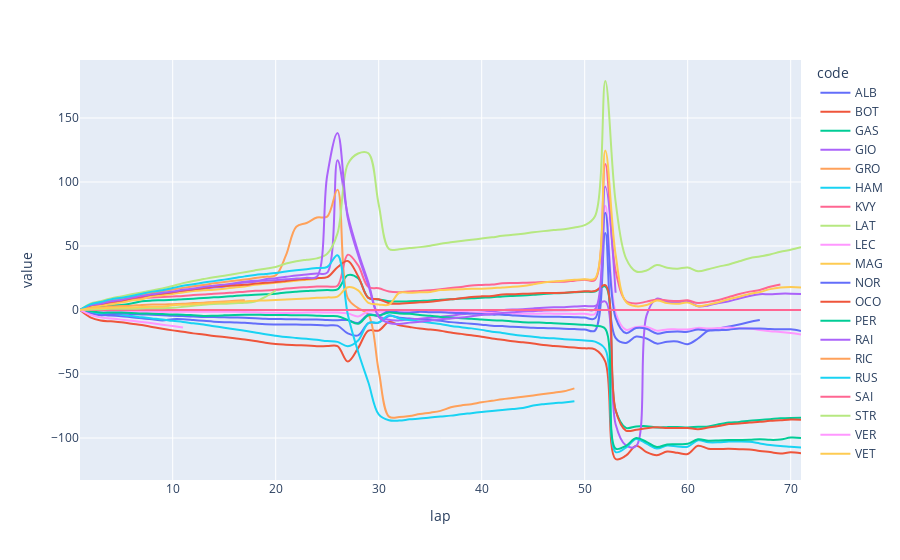

Notebook code for this chart:
### Code cell
fig_c = px.line(sai_delt_long, x = "lap", y = "value", color = "code", line_shape="spline", render_mode="svg")
fig_c.show()

### Figure 1 — Plotly figure (JSON) as saved in the notebook; plotly's stock layout.template omitted (floating-point values rounded to 4 significant figures)
{"data": [{"hovertemplate": "code=ALB<br>lap=%{x}<br>value=%{y}<extra></extra>", "legendgroup": "ALB", "line": {"color": "#636efa", "dash": "solid", "shape": "spline"}, "mode": "lines", "name": "ALB", "orientation": "v", "showlegend": true, "type": "scatter", "x": [1, 2, 3, 4, 5, 6, 7, 8, 9, 10, 11, 12, 13, 14, 15, 16, 17, 18, 19, 20, 21, 22, 23, 24, 25, 26, 27, 28, 29, 30, 31, 32, 33, 34, 35, 36, 37, 38, 39, 40, 41, 42, 43, 44, 45, 46, 47, 48, 49, 50, 51, 52, 53, 54, 55, 56, 57, 58, 59, 60, 61, 62, 63, 64, 65, 66, 67, 68, 69, 70, 71], "xaxis": "x", "y": [0, -2.064, -3.66, -4.324, -4.787, -5.692, -6.509, -7.264, -8.266, -7.16, -7.183, -7.787, -8.453, -9.093, -9.504, -9.718, -10.01, -10.6, -11.12, -11.29, -11.35, -11.35, -11.51, -11.64, -12.03, -12.25, -18.28, -19.78, -10.29, -9.848, -4.649, -6.053, -6.709, -7.156, -7.773, -8.483, -9.465, -10.12, -10.75, -11.45, -12.24, -12.57, -13.14, -13.47, -13.88, -14.14, -14.27, -14.62, -14.91, -15.3, -16.1, 60.18, -21.8, -25.69, -20.73, -22.3, -26.23, -24.76, -24.59, -26.7, -22.27, -16.02, -14.43, -12.79, -11.37, -9.291, -7.771, null, null, null, null], "yaxis": "y"}, {"hovertemplate": "code=BOT<br>lap=%{x}<br>value=%{y}<extra></extra>", "legendgroup": "BOT", "line": {"color": "#EF553B", "dash": "solid", "shape": "spline"}, "mode": "lines", "name": "BOT", "orientation": "v", "showlegend": true, "type": "scatter", "x": [1, 2, 3, 4, 5, 6, 7, 8, 9, 10, 11, 12, 13, 14, 15, 16, 17, 18, 19, 20, 21, 22, 23, 24, 25, 26, 27, 28, 29, 30, 31, 32, 33, 34, 35, 36, 37, 38, 39, 40, 41, 42, 43, 44, 45, 46, 47, 48, 49, 50, 51, 52, 53, 54, 55, 56, 57, 58, 59, 60, 61, 62, 63, 64, 65, 66, 67, 68, 69, 70, 71], "xaxis": "x", "y": [0, -5.714, -8.231, -8.876, -9.6, -10.76, -11.71, -13.23, -14.69, -15.91, -16.97, -18.26, -19.16, -20.22, -21.09, -22.12, -23.08, -24.26, -25.64, -26.63, -27.13, -27.54, -27.74, -28.26, -28.17, -28.16, -40.28, -29.81, -16.12, -16.08, -9.276, -11.99, -13.28, -14.48, -15.28, -16.17, -17.6, -18.65, -19.78, -20.9, -22.23, -23.19, -24.38, -25.24, -26.16, -27.3, -28.06, -28.73, -29.38, -29.93, -30.81, -40.39, -116.4, -113.8, -106.0, -111.0, -113.5, -110.5, -111.5, -112.5, -106.0, -108.3, -108.5, -108.4, -108.8, -109.0, -110.1, -111.0, -112.1, -111.2, -112.0], "yaxis": "y"}, {"hovertemplate": "code=GAS<br>lap=%{x}<br>value=%{y}<extra></extra>", "legendgroup": "GAS", "line": {"color": "#00cc96", "dash": "solid", "shape": "spline"}, "mode": "lines", "name": "GAS", "orientation": "v", "showlegend": true, "type": "scatter", "x": [1, 2, 3, 4, 5, 6, 7, 8, 9, 10, 11, 12, 13, 14, 15, 16, 17, 18, 19, 20, 21, 22, 23, 24, 25, 26, 27, 28, 29, 30, 31, 32, 33, 34, 35, 36, 37, 38, 39, 40, 41, 42, 43, 44, 45, 46, 47, 48, 49, 50, 51, 52, 53, 54, 55, 56, 57, 58, 59, 60, 61, 62, 63, 64, 65, 66, 67, 68, 69, 70, 71], "xaxis": "x", "y": [0, 1.938, 2.392, 3.46, 3.869, 5.063, 6.749, 7.359, 7.62, 7.951, 8.464, 8.852, 9.372, 9.877, 10.28, 10.93, 11.51, 11.86, 12.27, 12.73, 13.66, 14.29, 14.78, 15.31, 15.57, 16.04, 27.22, 24.74, 9.495, 8.271, 6.927, 6.572, 6.834, 7.115, 7.423, 8.047, 8.331, 8.949, 9.16, 9.572, 9.933, 10.64, 10.99, 11.26, 11.83, 12.57, 13, 13.36, 13.87, 14.26, 14.4, 18.39, -78.35, -92.02, -90.91, -90.71, -91.81, -91.49, -91.38, -91.75, -91.23, -91.09, -89.3, -87.93, -87.4, -86.49, -85.88, -85.28, -84.63, -84.3, -84.21], "yaxis": "y"}, {"hovertemplate": "code=GIO<br>lap=%{x}<br>value=%{y}<extra></extra>", "legendgroup": "GIO", "line": {"color": "#ab63fa", "dash": "solid", "shape": "spline"}, "mode": "lines", "name": "GIO", "orientation": "v", "showlegend": true, "type": "scatter", "x": [1, 2, 3, 4, 5, 6, 7, 8, 9, 10, 11, 12, 13, 14, 15, 16, 17, 18, 19, 20, 21, 22, 23, 24, 25, 26, 27, 28, 29, 30, 31, 32, 33, 34, 35, 36, 37, 38, 39, 40, 41, 42, 43, 44, 45, 46, 47, 48, 49, 50, 51, 52, 53, 54, 55, 56, 57, 58, 59, 60, 61, 62, 63, 64, 65, 66, 67, 68, 69, 70, 71], "xaxis": "x", "y": [0, 2.845, 3.846, 5.236, 6.402, 7.933, 10.07, 11.34, 12.27, 13.28, 14.42, 15.58, 16.48, 17.57, 18.14, 20.36, 21.39, 22.08, 24.09, 24.87, 25.89, 26.95, 27.77, 28.54, 29.19, 117.0, 74.02, 45.56, 21.41, -4.283, -7.664, -8.092, -7.328, -6.894, -6.141, -5.169, -4.442, -3.363, -2.578, -1.894, -1.033, -0.146, 0.336, 0.661, 1.248, 1.768, 2.073, 2.195, 2.703, 3.101, 3.101, 6.652, -89.23, -105.8, -106.2, -4.424, 8.888, 6.43, 5.94, 6.762, 2.898, 3.559, 5.516, 6.777, 9.029, 10.99, 12.37, 12.35, 12.78, 12.79, 12.56], "yaxis": "y"}, {"hovertemplate": "code=GRO<br>lap=%{x}<br>value=%{y}<extra></extra>", "legendgroup": "GRO", "line": {"color": "#FFA15A", "dash": "solid", "shape": "spline"}, "mode": "lines", "name": "GRO", "orientation": "v", "showlegend": true, "type": "scatter", "x": [1, 2, 3, 4, 5, 6, 7, 8, 9, 10, 11, 12, 13, 14, 15, 16, 17, 18, 19, 20, 21, 22, 23, 24, 25, 26, 27, 28, 29, 30, 31, 32, 33, 34, 35, 36, 37, 38, 39, 40, 41, 42, 43, 44, 45, 46, 47, 48, 49, 50, 51, 52, 53, 54, 55, 56, 57, 58, 59, 60, 61, 62, 63, 64, 65, 66, 67, 68, 69, 70, 71], "xaxis": "x", "y": [0, 4.197, 5.773, 7.713, 8.973, 10.48, 12.01, 13.35, 14.71, 15.97, 17.29, 18.48, 19.55, 20.86, 21.88, 22.93, 23.78, 24.93, 26.02, 27.01, 42.87, 65.06, 67.94, 72.2, 72.95, 94.03, 9.227, 1.47, -3.548, -47.42, -83.28, -83.66, -82.77, -81.23, -80.17, -78.77, -76.03, -74.59, -73.56, -72.04, -70.94, -69.7, -68.82, -67.84, -66.72, -65.62, -64.61, -63.44, -61.19, null, null, null, null, null, null, null, null, null, null, null, null, null, null, null, null, null, null, null, null, null, null], "yaxis": "y"}, {"hovertemplate": "code=HAM<br>lap=%{x}<br>value=%{y}<extra></extra>", "legendgroup": "HAM", "line": {"color": "#19d3f3", "dash": "solid", "shape": "spline"}, "mode": "lines", "name": "HAM", "orientation": "v", "showlegend": true, "type": "scatter", "x": [1, 2, 3, 4, 5, 6, 7, 8, 9, 10, 11, 12, 13, 14, 15, 16, 17, 18, 19, 20, 21, 22, 23, 24, 25, 26, 27, 28, 29, 30, 31, 32, 33, 34, 35, 36, 37, 38, 39, 40, 41, 42, 43, 44, 45, 46, 47, 48, 49, 50, 51, 52, 53, 54, 55, 56, 57, 58, 59, 60, 61, 62, 63, 64, 65, 66, 67, 68, 69, 70, 71], "xaxis": "x", "y": [0, -1.541, -2.949, -2.83, -3.806, -4.662, -5.71, -6.572, -7.427, -8.451, -9.286, -10.41, -11.37, -12.64, -13.83, -14.96, -16.2, -17.56, -18.92, -20.04, -21.05, -21.81, -22.54, -23.31, -24.29, -24.92, -28.27, -23.82, -10.18, -9.746, -4.161, -6.584, -7.855, -8.889, -9.951, -10.89, -12.41, -13.41, -14.35, -15.52, -16.92, -17.88, -19.22, -20.18, -20.82, -21.73, -22.14, -22.77, -23.32, -23.84, -24.67, -30.64, -111.0, -107.6, -100.8, -104.4, -108.2, -105.8, -106.5, -106.8, -101.8, -103.3, -103.3, -102.7, -102.7, -103.0, -104.2, -105.4, -106.2, -106.8, -107.4], "yaxis": "y"}, {"hovertemplate": "code=KVY<br>lap=%{x}<br>value=%{y}<extra></extra>", "legendgroup": "KVY", "line": {"color": "#FF6692", "dash": "solid", "shape": "spline"}, "mode": "lines", "name": "KVY", "orientation": "v", "showlegend": true, "type": "scatter", "x": [1, 2, 3, 4, 5, 6, 7, 8, 9, 10, 11, 12, 13, 14, 15, 16, 17, 18, 19, 20, 21, 22, 23, 24, 25, 26, 27, 28, 29, 30, 31, 32, 33, 34, 35, 36, 37, 38, 39, 40, 41, 42, 43, 44, 45, 46, 47, 48, 49, 50, 51, 52, 53, 54, 55, 56, 57, 58, 59, 60, 61, 62, 63, 64, 65, 66, 67, 68, 69, 70, 71], "xaxis": "x", "y": [0, 3.192, 4.361, 5.844, 6.855, 8.633, 9.288, 9.687, 10.17, 10.59, 10.94, 11.64, 12.18, 12.75, 13.09, 13.77, 14.22, 15.0, 15.21, 15.8, 16.71, 17.39, 17.86, 18.32, 18.43, 18.94, 43.22, 34.93, 17.94, 16.94, 14.41, 13.95, 14.4, 14.81, 15.39, 16.29, 17.26, 18.05, 19.14, 19.54, 19.85, 20.83, 21.11, 21.25, 21.39, 21.84, 21.95, 22.15, 22.92, 23.61, 23.51, 114.0, 30.66, 7.126, 5.152, 6.532, 8.106, 7.441, 6.996, 7.532, 5.441, 6.342, 7.876, 10.14, 12.43, 14.36, 15.64, 18.2, 19.95, null, null], "yaxis": "y"}, {"hovertemplate": "code=LAT<br>lap=%{x}<br>value=%{y}<extra></extra>", "legendgroup": "LAT", "line": {"color": "#B6E880", "dash": "solid", "shape": "spline"}, "mode": "lines", "name": "LAT", "orientation": "v", "showlegend": true, "type": "scatter", "x": [1, 2, 3, 4, 5, 6, 7, 8, 9, 10, 11, 12, 13, 14, 15, 16, 17, 18, 19, 20, 21, 22, 23, 24, 25, 26, 27, 28, 29, 30, 31, 32, 33, 34, 35, 36, 37, 38, 39, 40, 41, 42, 43, 44, 45, 46, 47, 48, 49, 50, 51, 52, 53, 54, 55, 56, 57, 58, 59, 60, 61, 62, 63, 64, 65, 66, 67, 68, 69, 70, 71], "xaxis": "x", "y": [0, 5.032, 6.935, 9.046, 10.63, 12.23, 13.7, 15.24, 16.79, 18.79, 21.0, 22.72, 24.16, 25.57, 26.83, 28.17, 29.54, 30.98, 32.29, 33.65, 36.35, 38.06, 39.25, 40.33, 43.96, 59.88, 114.0, 122.3, 122.4, 82.44, 47.65, 47.48, 48.36, 49.12, 50.24, 51.75, 52.88, 53.97, 54.91, 55.78, 56.76, 57.93, 58.73, 59.63, 60.7, 61.62, 62.44, 63.17, 64.5, 66.29, 73.22, 178.9, 84.62, 40.56, 30.08, 30.9, 35.14, 33.07, 32.32, 33.25, 30.23, 31.79, 33.91, 35.59, 38.03, 40.49, 41.86, 43.34, 45.53, 46.99, 48.98], "yaxis": "y"}, {"hovertemplate": "code=LEC<br>lap=%{x}<br>value=%{y}<extra></extra>", "legendgroup": "LEC", "line": {"color": "#FF97FF", "dash": "solid", "shape": "spline"}, "mode": "lines", "name": "LEC", "orientation": "v", "showlegend": true, "type": "scatter", "x": [1, 2, 3, 4, 5, 6, 7, 8, 9, 10, 11, 12, 13, 14, 15, 16, 17, 18, 19, 20, 21, 22, 23, 24, 25, 26, 27, 28, 29, 30, 31, 32, 33, 34, 35, 36, 37, 38, 39, 40, 41, 42, 43, 44, 45, 46, 47, 48, 49, 50, 51, 52, 53, 54, 55, 56, 57, 58, 59, 60, 61, 62, 63, 64, 65, 66, 67, 68, 69, 70, 71], "xaxis": "x", "y": [0, -0.321, -0.861, -1.179, -1.224, -1.231, -1.286, -1.253, -1.293, -1.353, -1.411, -1.422, -1.427, -1.33, -1.418, -1.432, -1.532, -1.799, -2.056, -2.234, -2.29, -2.214, -2.02, -1.761, -1.96, -1.902, -2.648, -4.994, -1.104, -1.386, -0.763, -1.34, -1.236, -1.358, -1.14, -1.223, -1.429, -1.412, -1.804, -2.047, -2.395, -2.374, -2.711, -2.937, -2.962, -2.755, -2.846, -2.904, -3.051, -2.872, -3.019, 81.41, -2.146, -15.41, -13.22, -13.03, -16.1, -15.16, -15.15, -15.24, -13.97, -14.44, -14.1, -13.68, -14.28, -14.39, -15.71, -16.55, -17.14, -17.97, -19.06], "yaxis": "y"}, {"hovertemplate": "code=MAG<br>lap=%{x}<br>value=%{y}<extra></extra>", "legendgroup": "MAG", "line": {"color": "#FECB52", "dash": "solid", "shape": "spline"}, "mode": "lines", "name": "MAG", "orientation": "v", "showlegend": true, "type": "scatter", "x": [1, 2, 3, 4, 5, 6, 7, 8, 9, 10, 11, 12, 13, 14, 15, 16, 17, 18, 19, 20, 21, 22, 23, 24, 25, 26, 27, 28, 29, 30, 31, 32, 33, 34, 35, 36, 37, 38, 39, 40, 41, 42, 43, 44, 45, 46, 47, 48, 49, 50, 51, 52, 53, 54, 55, 56, 57, 58, 59, 60, 61, 62, 63, 64, 65, 66, 67, 68, 69, 70, 71], "xaxis": "x", "y": [0, 2.419, 3.223, 4.511, 5.777, 7.339, 8.46, 10.77, 11.6, 12.55, 13.72, 14.74, 15.34, 15.85, 16.58, 17.64, 18.34, 19.7, 20.54, 21.26, 22.11, 22.84, 23.68, 24.26, null, null, null, null, null, null, null, null, null, null, null, null, null, null, null, null, null, null, null, null, null, null, null, null, null, null, null, null, null, null, null, null, null, null, null, null, null, null, null, null, null, null, null, null, null, null, null], "yaxis": "y"}, {"hovertemplate": "code=NOR<br>lap=%{x}<br>value=%{y}<extra></extra>", "legendgroup": "NOR", "line": {"color": "#636efa", "dash": "solid", "shape": "spline"}, "mode": "lines", "name": "NOR", "orientation": "v", "showlegend": true, "type": "scatter", "x": [1, 2, 3, 4, 5, 6, 7, 8, 9, 10, 11, 12, 13, 14, 15, 16, 17, 18, 19, 20, 21, 22, 23, 24, 25, 26, 27, 28, 29, 30, 31, 32, 33, 34, 35, 36, 37, 38, 39, 40, 41, 42, 43, 44, 45, 46, 47, 48, 49, 50, 51, 52, 53, 54, 55, 56, 57, 58, 59, 60, 61, 62, 63, 64, 65, 66, 67, 68, 69, 70, 71], "xaxis": "x", "y": [0, -2.601, -4.193, -3.239, -2.745, -3.113, -3.438, -3.773, -4.1, -4.539, -4.733, -4.985, -5.422, -5.505, -5.716, -5.851, -5.994, -6.347, -6.797, -7.018, -7.168, -7.261, -7.379, -7.406, -7.782, -7.96, -7.85, -10.11, -3.476, -4.57, -0.859, -1.856, -2.226, -1.396, -1.708, -1.725, -2.205, -2.34, -2.782, -3.183, -3.599, -3.63, -4.222, -4.764, -5.109, -5.266, -5.311, -5.422, -5.651, -5.93, -6.524, 75.91, -6.12, -18.02, -14.12, -14.71, -18.41, -17.12, -16.75, -17.04, -15.21, -16.08, -15.73, -15.34, -14.49, -14.41, -14.54, -14.89, -15.07, -15.12, -16.37], "yaxis": "y"}, {"hovertemplate": "code=OCO<br>lap=%{x}<br>value=%{y}<extra></extra>", "legendgroup": "OCO", "line": {"color": "#EF553B", "dash": "solid", "shape": "spline"}, "mode": "lines", "name": "OCO", "orientation": "v", "showlegend": true, "type": "scatter", "x": [1, 2, 3, 4, 5, 6, 7, 8, 9, 10, 11, 12, 13, 14, 15, 16, 17, 18, 19, 20, 21, 22, 23, 24, 25, 26, 27, 28, 29, 30, 31, 32, 33, 34, 35, 36, 37, 38, 39, 40, 41, 42, 43, 44, 45, 46, 47, 48, 49, 50, 51, 52, 53, 54, 55, 56, 57, 58, 59, 60, 61, 62, 63, 64, 65, 66, 67, 68, 69, 70, 71], "xaxis": "x", "y": [0, 3.51, 4.843, 6.386, 7.485, 9.224, 10.61, 11.86, 12.85, 13.93, 15.28, 16.22, 17.19, 18.3, 18.81, 19.19, 19.66, 20.61, 21.33, 21.86, 22.72, 23.63, 24.2, 24.89, 25.63, 33.35, 38.34, 26.37, 9.48, 8.336, 5.334, 4.978, 5.551, 5.983, 6.44, 7.412, 8.327, 9.147, 10.21, 10.67, 10.91, 12.13, 12.24, 12.64, 12.92, 13.21, 13.31, 13.48, 14.01, 14.73, 14.79, 19.4, -78.26, -94.14, -93.56, -92.28, -91.65, -92.1, -92.2, -92.17, -93.1, -91.87, -90.64, -89.08, -88.65, -87.93, -87.37, -86.59, -86.15, -85.57, -85.69], "yaxis": "y"}, {"hovertemplate": "code=PER<br>lap=%{x}<br>value=%{y}<extra></extra>", "legendgroup": "PER", "line": {"color": "#00cc96", "dash": "solid", "shape": "spline"}, "mode": "lines", "name": "PER", "orientation": "v", "showlegend": true, "type": "scatter", "x": [1, 2, 3, 4, 5, 6, 7, 8, 9, 10, 11, 12, 13, 14, 15, 16, 17, 18, 19, 20, 21, 22, 23, 24, 25, 26, 27, 28, 29, 30, 31, 32, 33, 34, 35, 36, 37, 38, 39, 40, 41, 42, 43, 44, 45, 46, 47, 48, 49, 50, 51, 52, 53, 54, 55, 56, 57, 58, 59, 60, 61, 62, 63, 64, 65, 66, 67, 68, 69, 70, 71], "xaxis": "x", "y": [0, -0.842, -1.988, -1.96, -2.011, -2.266, -2.686, -2.832, -3.192, -3.511, -3.613, -4.073, -4.611, -4.489, -4.193, -3.814, -3.637, -3.702, -3.875, -3.963, -3.913, -4.19, -4.101, -4.459, -4.773, -4.903, -7.787, -10.78, -4.04, -4.418, -2.048, -2.794, -2.996, -3.877, -4.563, -5.396, -5.852, -6.429, -6.884, -7.512, -8.087, -8.23, -8.939, -9.48, -9.823, -9.887, -10.31, -10.77, -11.18, -11.6, -12.35, -14.74, -108.3, -106.1, -100.0, -103.0, -107.1, -105.0, -104.8, -104.5, -101.0, -102.1, -101.9, -101.6, -101.5, -101.4, -100.9, -101.4, -101.2, -99.68, -99.99], "yaxis": "y"}, {"hovertemplate": "code=RAI<br>lap=%{x}<br>value=%{y}<extra></extra>", "legendgroup": "RAI", "line": {"color": "#ab63fa", "dash": "solid", "shape": "spline"}, "mode": "lines", "name": "RAI", "orientation": "v", "showlegend": true, "type": "scatter", "x": [1, 2, 3, 4, 5, 6, 7, 8, 9, 10, 11, 12, 13, 14, 15, 16, 17, 18, 19, 20, 21, 22, 23, 24, 25, 26, 27, 28, 29, 30, 31, 32, 33, 34, 35, 36, 37, 38, 39, 40, 41, 42, 43, 44, 45, 46, 47, 48, 49, 50, 51, 52, 53, 54, 55, 56, 57, 58, 59, 60, 61, 62, 63, 64, 65, 66, 67, 68, 69, 70, 71], "xaxis": "x", "y": [0, 3.613, 4.964, 6.819, 7.875, 9.478, 11.03, 12.24, 13.53, 14.43, 15.81, 16.73, 17.97, 18.93, 19.83, 20.87, 22.08, 22.89, 22.83, 23.33, 24.05, 24.52, 25.18, 25.94, 105.1, 138.4, 71.8, 42.94, 19.26, -5.371, -10.17, -10.84, -9.865, -9.183, -8.315, -7.311, -6.641, -5.88, -4.909, -3.84, -3.142, -2.285, -1.729, -1.106, -0.949, -0.35, -0.138, -0.165, -0.062, 0.381, 0.533, 96.47, 13.47, null, null, null, null, null, null, null, null, null, null, null, null, null, null, null, null, null, null], "yaxis": "y"}, {"hovertemplate": "code=RIC<br>lap=%{x}<br>value=%{y}<extra></extra>", "legendgroup": "RIC", "line": {"color": "#FFA15A", "dash": "solid", "shape": "spline"}, "mode": "lines", "name": "RIC", "orientation": "v", "showlegend": true, "type": "scatter", "x": [1, 2, 3, 4, 5, 6, 7, 8, 9, 10, 11, 12, 13, 14, 15, 16, 17, 18, 19, 20, 21, 22, 23, 24, 25, 26, 27, 28, 29, 30, 31, 32, 33, 34, 35, 36, 37, 38, 39, 40, 41, 42, 43, 44, 45, 46, 47, 48, 49, 50, 51, 52, 53, 54, 55, 56, 57, 58, 59, 60, 61, 62, 63, 64, 65, 66, 67, 68, 69, 70, 71], "xaxis": "x", "y": [0, 1.598, 1.765, 2.758, 3.07, 3.389, 4.001, 4.251, 4.21, 4.564, 4.801, 5.381, 5.717, 6.254, 6.647, 7.153, 7.599, null, null, null, null, null, null, null, null, null, null, null, null, null, null, null, null, null, null, null, null, null, null, null, null, null, null, null, null, null, null, null, null, null, null, null, null, null, null, null, null, null, null, null, null, null, null, null, null, null, null, null, null, null, null], "yaxis": "y"}, {"hovertemplate": "code=RUS<br>lap=%{x}<br>value=%{y}<extra></extra>", "legendgroup": "RUS", "line": {"color": "#19d3f3", "dash": "solid", "shape": "spline"}, "mode": "lines", "name": "RUS", "orientation": "v", "showlegend": true, "type": "scatter", "x": [1, 2, 3, 4, 5, 6, 7, 8, 9, 10, 11, 12, 13, 14, 15, 16, 17, 18, 19, 20, 21, 22, 23, 24, 25, 26, 27, 28, 29, 30, 31, 32, 33, 34, 35, 36, 37, 38, 39, 40, 41, 42, 43, 44, 45, 46, 47, 48, 49, 50, 51, 52, 53, 54, 55, 56, 57, 58, 59, 60, 61, 62, 63, 64, 65, 66, 67, 68, 69, 70, 71], "xaxis": "x", "y": [0, 4.428, 6.206, 8.297, 9.575, 10.98, 12.77, 14.36, 15.49, 17.13, 18.91, 20.13, 21.4, 22.56, 23.73, 24.97, 26.27, 27.4, 28.15, 28.95, 30.15, 31.06, 31.9, 32.81, 33.6, 42.76, -3.53, -32.66, -56.67, -81.6, -86.12, -86.36, -85.42, -84.82, -84.0, -83.22, -82.51, -81.44, -80.57, -79.66, -78.86, -78.07, -77.3, -76.61, -74.66, -73.58, -72.78, -72.18, -71.22, null, null, null, null, null, null, null, null, null, null, null, null, null, null, null, null, null, null, null, null, null, null], "yaxis": "y"}, {"hovertemplate": "code=SAI<br>lap=%{x}<br>value=%{y}<extra></extra>", "legendgroup": "SAI", "line": {"color": "#FF6692", "dash": "solid", "shape": "spline"}, "mode": "lines", "name": "SAI", "orientation": "v", "showlegend": true, "type": "scatter", "x": [1, 2, 3, 4, 5, 6, 7, 8, 9, 10, 11, 12, 13, 14, 15, 16, 17, 18, 19, 20, 21, 22, 23, 24, 25, 26, 27, 28, 29, 30, 31, 32, 33, 34, 35, 36, 37, 38, 39, 40, 41, 42, 43, 44, 45, 46, 47, 48, 49, 50, 51, 52, 53, 54, 55, 56, 57, 58, 59, 60, 61, 62, 63, 64, 65, 66, 67, 68, 69, 70, 71], "xaxis": "x", "y": [0, 0, 0, 0, 0, 0, 0, 0, 0, 0, 0, 0, 0, 0, 0, 0, 0, 0, 0, 0, 0, 0, 0, 0, 0, 0, 0, 0, 0, 0, 0, 0, 0, 0, 0, 0, 0, 0, 0, 0, 0, 0, 0, 0, 0, 0, 0, 0, 0, 0, 0, 0, 0, 0, 0, 0, 0, 0, 0, 0, 0, 0, 0, 0, 0, 0, 0, 0, 0, 0, 0], "yaxis": "y"}, {"hovertemplate": "code=STR<br>lap=%{x}<br>value=%{y}<extra></extra>", "legendgroup": "STR", "line": {"color": "#B6E880", "dash": "solid", "shape": "spline"}, "mode": "lines", "name": "STR", "orientation": "v", "showlegend": true, "type": "scatter", "x": [1, 2, 3, 4, 5, 6, 7, 8, 9, 10, 11, 12, 13, 14, 15, 16, 17, 18, 19, 20, 21, 22, 23, 24, 25, 26, 27, 28, 29, 30, 31, 32, 33, 34, 35, 36, 37, 38, 39, 40, 41, 42, 43, 44, 45, 46, 47, 48, 49, 50, 51, 52, 53, 54, 55, 56, 57, 58, 59, 60, 61, 62, 63, 64, 65, 66, 67, 68, 69, 70, 71], "xaxis": "x", "y": [0, 0.415, 0.641, 0.968, 0.978, 0.994, 1.16, 1.442, 1.446, 1.722, 2.457, 3.251, 4.114, 4.728, 4.936, 5.348, 5.581, 6.607, 10.21, 15.22, null, null, null, null, null, null, null, null, null, null, null, null, null, null, null, null, null, null, null, null, null, null, null, null, null, null, null, null, null, null, null, null, null, null, null, null, null, null, null, null, null, null, null, null, null, null, null, null, null, null, null], "yaxis": "y"}, {"hovertemplate": "code=VER<br>lap=%{x}<br>value=%{y}<extra></extra>", "legendgroup": "VER", "line": {"color": "#FF97FF", "dash": "solid", "shape": "spline"}, "mode": "lines", "name": "VER", "orientation": "v", "showlegend": true, "type": "scatter", "x": [1, 2, 3, 4, 5, 6, 7, 8, 9, 10, 11, 12, 13, 14, 15, 16, 17, 18, 19, 20, 21, 22, 23, 24, 25, 26, 27, 28, 29, 30, 31, 32, 33, 34, 35, 36, 37, 38, 39, 40, 41, 42, 43, 44, 45, 46, 47, 48, 49, 50, 51, 52, 53, 54, 55, 56, 57, 58, 59, 60, 61, 62, 63, 64, 65, 66, 67, 68, 69, 70, 71], "xaxis": "x", "y": [0, -3.667, -5.766, -6.629, -7.517, -8.483, -9.356, -10.34, -11.46, -12.57, -13.63, null, null, null, null, null, null, null, null, null, null, null, null, null, null, null, null, null, null, null, null, null, null, null, null, null, null, null, null, null, null, null, null, null, null, null, null, null, null, null, null, null, null, null, null, null, null, null, null, null, null, null, null, null, null, null, null, null, null, null, null], "yaxis": "y"}, {"hovertemplate": "code=VET<br>lap=%{x}<br>value=%{y}<extra></extra>", "legendgroup": "VET", "line": {"color": "#FECB52", "dash": "solid", "shape": "spline"}, "mode": "lines", "name": "VET", "orientation": "v", "showlegend": true, "type": "scatter", "x": [1, 2, 3, 4, 5, 6, 7, 8, 9, 10, 11, 12, 13, 14, 15, 16, 17, 18, 19, 20, 21, 22, 23, 24, 25, 26, 27, 28, 29, 30, 31, 32, 33, 34, 35, 36, 37, 38, 39, 40, 41, 42, 43, 44, 45, 46, 47, 48, 49, 50, 51, 52, 53, 54, 55, 56, 57, 58, 59, 60, 61, 62, 63, 64, 65, 66, 67, 68, 69, 70, 71], "xaxis": "x", "y": [0, 1.194, 1.308, 1.735, 1.902, 2.007, 2.259, 2.537, 2.602, 3.644, 4.137, 4.539, 5.033, 5.725, 5.953, 6.454, 6.726, 7.315, 7.498, 7.852, 8.174, 8.524, 9.002, 9.513, 9.85, 10.49, 17.83, 15.39, 5.642, 4.388, 4.175, 13.48, 13.53, 13.84, 14.11, 15.57, 15.96, 16.22, 16.63, 16.67, 17.02, 17.66, 18.07, 18.78, 20.02, 21.53, 22.36, 22.93, 23.58, 24.05, 24.58, 124.6, 43.35, 6.315, 2.922, 3.861, 7.439, 5.379, 4.876, 5.768, 2.987, 4.204, 6.061, 8.474, 10.39, 12.57, 13.98, 16.3, 17.6, 17.89, 17.59], "yaxis": "y"}], "layout": {"autosize": true, "legend": {"title": {"text": "code"}, "tracegroupgap": 0}, "margin": {"t": 60}, "xaxis": {"anchor": "y", "autorange": true, "domain": [0, 1], "range": [1, 71], "title": {"text": "lap"}, "type": "linear"}, "yaxis": {"anchor": "x", "autorange": true, "domain": [0, 1], "range": [-132.8, 195.3], "title": {"text": "value"}, "type": "linear"}}}
